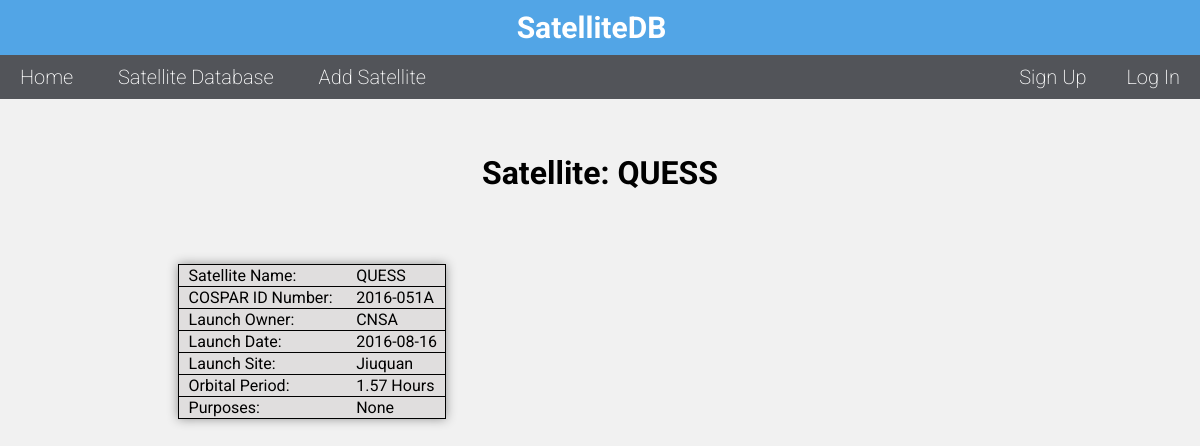
Screenshot of /FrontEnd/objectPage.php?param=QUESS with the database file from the repository.
### tables this page shows
CREATE TABLE Satellite
(satID				VARCHAR(20)		NOT NULL UNIQUE,	 
 COSPAR				VARCHAR(20)		NOT NULL UNIQUE,
 ownerID			VARCHAR(20)		NOT NULL,
 launchID			INT				NOT NULL,
 orbitalPeriod		DECIMAL(5,2)	DEFAULT NULL,
 PRIMARY KEY(satID),
 FOREIGN KEY(ownerID) REFERENCES Owner(ownerID),
 FOREIGN KEY(launchID) REFERENCES Rocket(launchID)
 ON UPDATE CASCADE
 ON DELETE CASCADE
);

CREATE TABLE Rocket
(launchID		  INT			NOT NULL UNIQUE,	 
 launchDate		  DATE			NOT NULL,
 launchSite		  VARCHAR(20)	NOT NULL,
 PRIMARY KEY(launchID)
);

### FrontEnd/objectPage.php (the view, shortened to what this page needs)
<!DOCTYPE html>
<html>
	<head>
		<link rel="stylesheet" href="style.css">
	</head>
    <body>
	<?php
		include 'header.php';
	?>
	<main>
	<?php
		$objectName = $_GET['param'];
		echo "<h1 class=\"page-title\">Satellite: $objectName</h1>";
		$conn = mysqli_connect(DB_HOST, DB_USER, DB_PASSWORD, DB_NAME);
		$satQuery = "SELECT satID, COSPAR, ownerID, orbitalPeriod FROM Satellite
					 WHERE satID='$objectName'";
		$launchQuery = "SELECT launchDate, launchSite FROM Rocket WHERE launchID=
						(SELECT launchID FROM Satellite WHERE satID='$objectName')";
		$purposeQuery = "SELECT purpose1, purpose2 FROM Purpose WHERE
						 satID='$objectName'";
		$satResult = mysqli_query($conn, $satQuery);
		$launchResult = mysqli_query($conn, $launchQuery);
		$purposeResult = mysqli_query($conn, $purposeQuery);
		$satRow = mysqli_fetch_row($satResult);
		$launchRow = mysqli_fetch_row($launchResult);
		$purposeRow = mysqli_fetch_row($purposeResult);
		echo "<div class=\"col-left\"><table class=\"t02\">";
		echo "<tr><td>Satellite Name:</td><td> $satRow[0]</td></tr>";
		echo "<tr><td>COSPAR ID Number:</td><td> $satRow[1]</td></tr>";
		echo "<tr><td>Launch Owner:</td><td> $satRow[2]</td></tr>";
		echo "<tr><td>Launch Date:</td><td> $launchRow[0]</td></tr>";
		echo "<tr><td>Launch Site:</td><td> $launchRow[1]</td></tr>";
		echo "<tr><td>Orbital Period:</td><td> $satRow[3] Hours</td></tr>";
		echo "<tr><td>Purposes:</td><td>";
		if($purposeRow[0] == NULL){
			echo "None";
		}
		echo "</td></tr></table></div>";
		echo "<div class=\"col-right\">";
		echo "</div>";
	?>
	</main>
	</body>
</html>

### FrontEnd/style.css (style rules this page uses)
body { background-color: #f1f1f1; margin: 0; font-family: 'Roboto', sans-serif; }
main { margin: 5% 10% 0 10%; }
h1 { text-align: center; }
table { padding-left: 20px; width: 100%; text-align: left; padding: 5px 0 15px 0; box-shadow: 0px 0px 10px #929292; }
.t02 { border: 1px solid black; border-collapse: collapse; text-align: left; background-color: #e0dede; width: 70%; margin: auto; }
.t02 * { padding-left: 10px; }
.t02 td { border: 1px solid black; border-right: none; border-left: none; }
.page-title { padding-bottom: 50px; }
.col-right { display: inline-block; float: right; text-align: left; width: 30%; }
.col-left { text-align: left; display: inline-block; float: left; width: 40%; }

### rows the page displays
satellite: satID "QUESS", COSPAR "2016-051A", ownerID "CNSA", orbitalPeriod "1.57"
rocket: launchDate "2016-08-16", launchSite "Jiuquan"

### other values shown
$objectName "QUESS"
